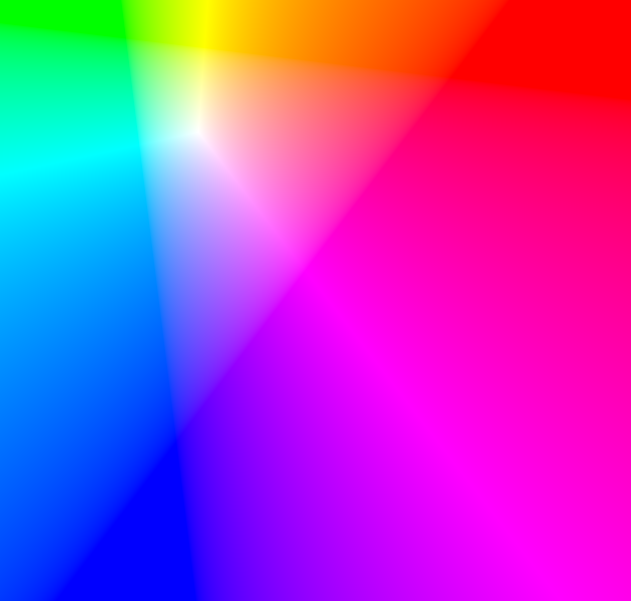
%> input picture Matlab/img/CIE_1976_UCS_06_063_Full.BMP, 631 x 601 px
$ octave --eval "result = imageToSpd('img/CIE_1976_UCS_06_063_Full.BMP');"   (GNU Octave 9; MATLAB toolbox functions it lacks are replaced by stand-ins)
%> lines starting %> are read from the running program, lines starting %| are printed output that depends on the picture; in (x1, y1, x2, y2) boxes, pixels count from 0 and x2, y2 are one past the last pixel; in counts of white or black regions, pixels touching at a corner belong together; the program's own positions count from 1
function [ spd ] = imageToSpd( imgPath )
%> called with imgPath = 'img/CIE_1976_UCS_06_063_Full.BMP'
%imageToSpd Read image and covert it to Spectral power distribution
%   Detailed explanation goes here
spd = imread(imgPath);
%> spd is the input picture: size 601x631x3 uint8; mean R, G, B 167, 64.7, 191.1
spd = spd(:,:,1);
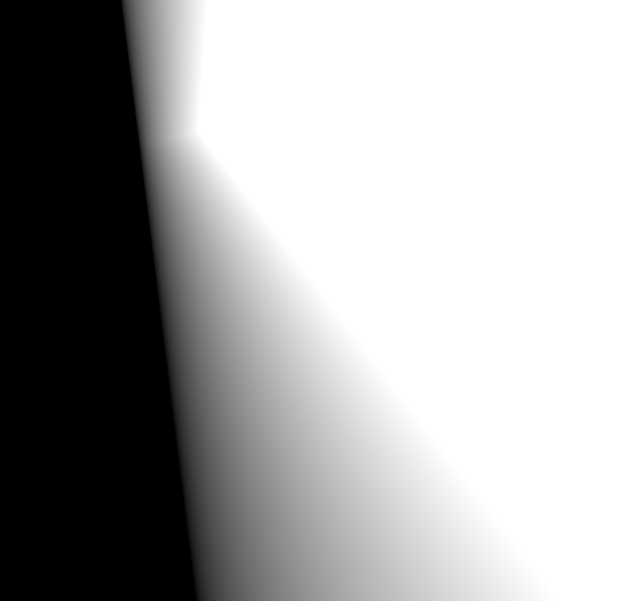
%> spd: size 601x631 uint8; min 0, max 255, mean 167
spd = spd < 1;
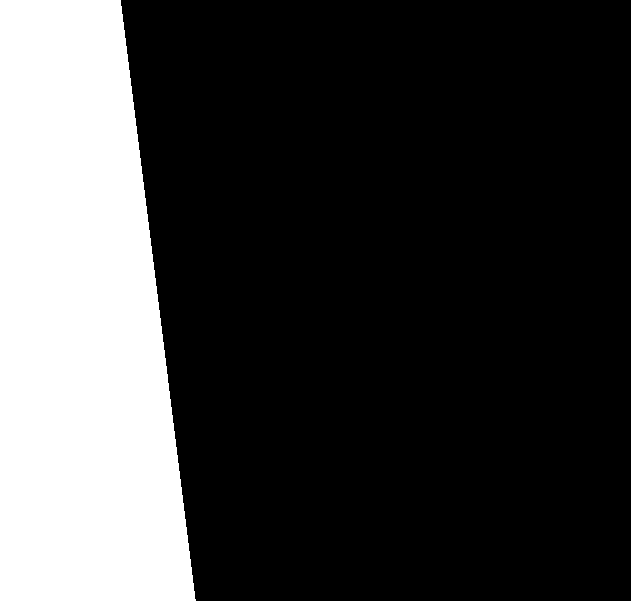
%> spd: size 601x631 logical; 25.1% white; 1 white region, box (x1, y1, x2, y2) and area: (0, 0, 196, 601) 95118
spd = sum(spd);
%> spd = 631 values, max 601 at index 1, min 0 at index 197, mean 150.7
spd = spd./2;
%> spd = 631 values, max 300.5 at index 1, min 0 at index 197, mean 75.37
%> `result = imageToSpd('img/CIE_1976_UCS_06_063_Full.BMP');`: result has the same summary as spd in imageToSpd
end

$ run again, on Matlab/img/CIE_1976_UCS.png
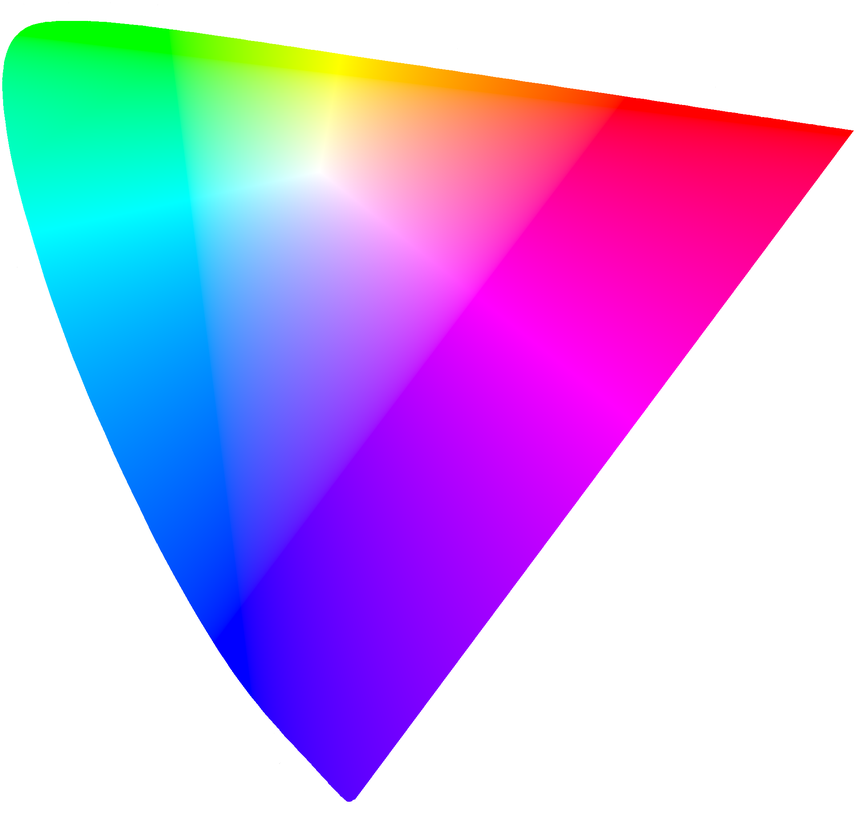
%> input picture Matlab/img/CIE_1976_UCS.png, 856 x 824 px, shrunk from 1923 x 1852 before the run
%> in imageToSpd, spd is the input picture: size 824x856x3 uint8; mean R, G, B 198.2, 172, 230.8
%> in imageToSpd, `spd = spd(:,:,1);`:
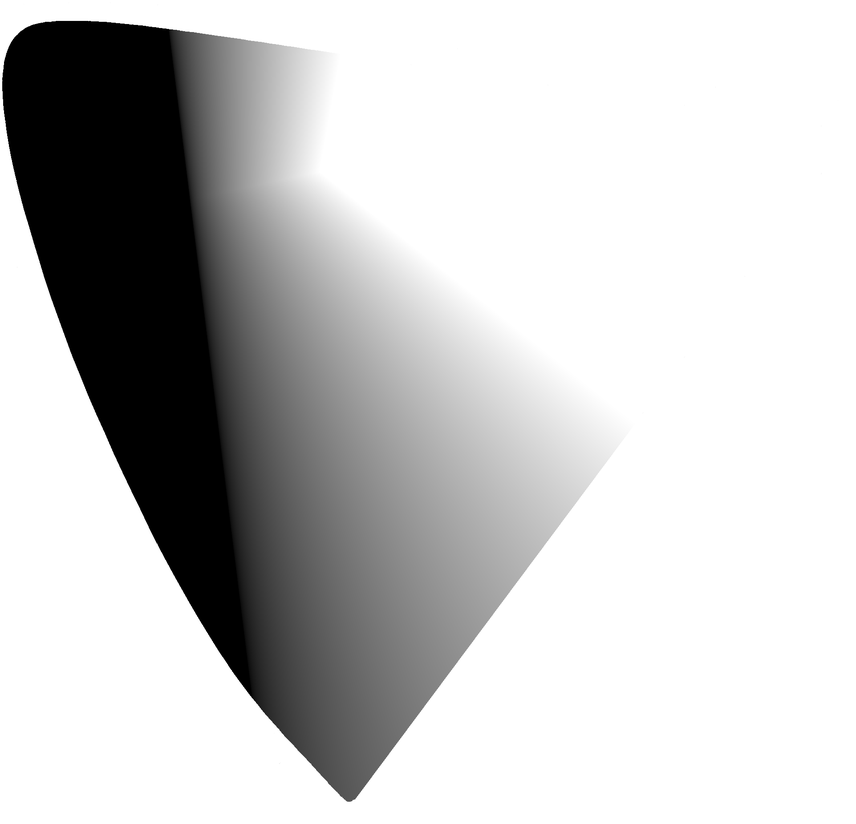
%> spd: size 824x856 uint8; min 0, max 255, mean 198.2
%> in imageToSpd, `spd = spd < 1;`:
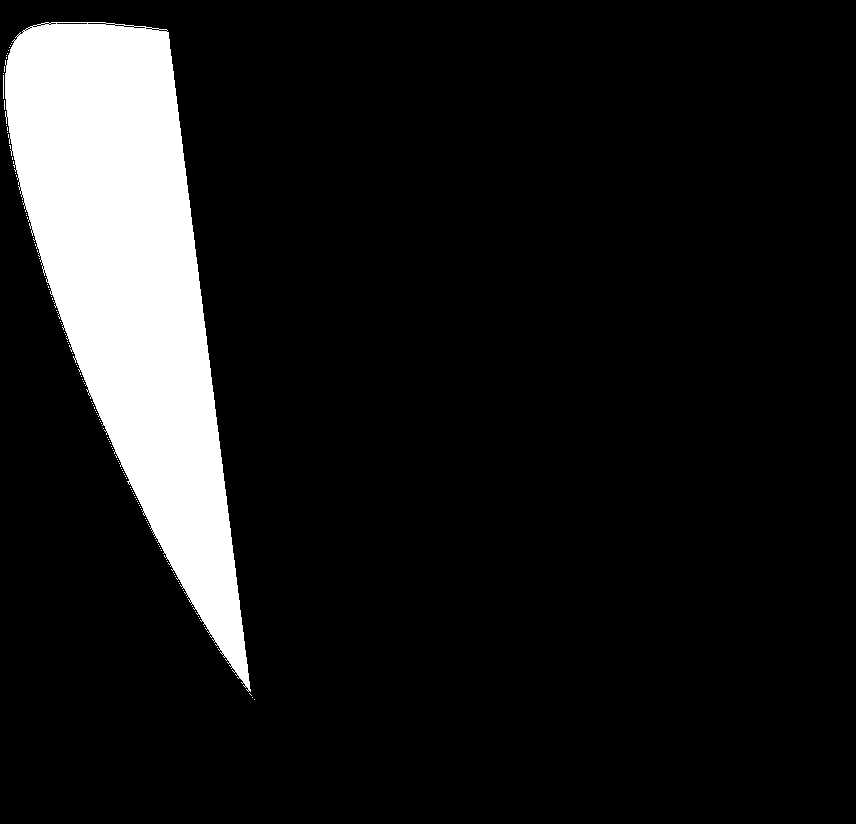
%> spd: size 824x856 logical; 11.2% white; 118 white regions (116 under 20 px), largest, box (x1, y1, x2, y2) and area: (5, 22, 251, 692) 78542, (3, 75, 4, 99) 24
%> in imageToSpd, `spd = sum(spd);`: spd = 856 values, max 529 at index 168, min 0 at index 1, mean 91.96
%> in imageToSpd, `spd = spd./2;`: spd = 856 values, max 264.5 at index 168, min 0 at index 1, mean 45.98
%> result has the same summary as spd in imageToSpd
